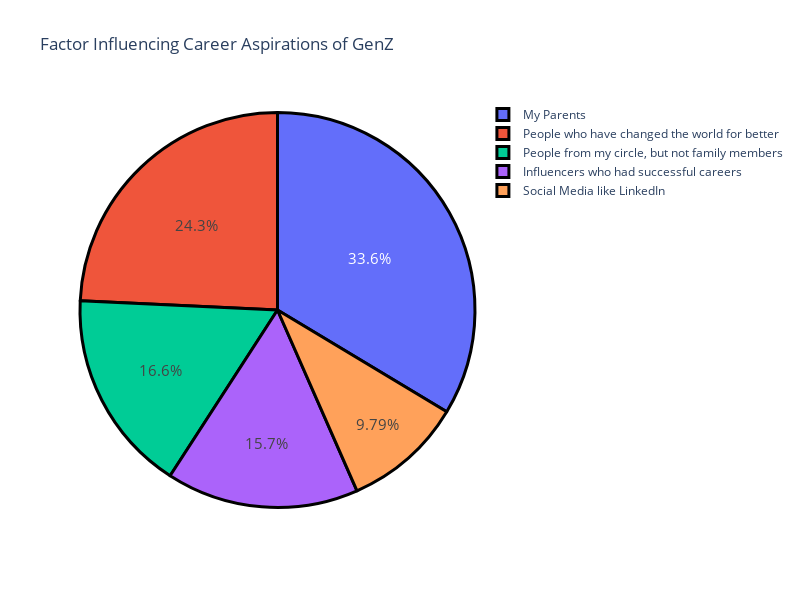

Here is the notebook cell this chart was saved with:
### Code cell
label = factor.index
count = factor.values

fig = go.Figure(data=[go.Pie(labels=label, values=count)])

fig.update_layout(
    width=800,
    height=600,
    title_text='Factor Influencing Career Aspirations of GenZ'
)

fig.update_traces(
    hoverinfo='label+value',
    textinfo='percent',
    textfont_size=15,
    marker=dict(line=dict(color='black', width=3))
)

fig.show()

### Figure 1 — Plotly figure (JSON) as saved in the notebook; plotly's stock layout.template omitted (floating-point values rounded to 4 significant figures)
{"data": [{"hoverinfo": "label+value", "labels": ["My Parents", "People who have changed the world for better", "People from my circle, but not family members", "Influencers who had successful careers", "Social Media like LinkedIn"], "marker": {"line": {"color": "black", "width": 3}}, "textfont": {"size": 15}, "textinfo": "percent", "type": "pie", "values": [79, 57, 39, 37, 23]}], "layout": {"height": 600, "title": {"text": "Factor Influencing Career Aspirations of GenZ"}, "width": 800}}
